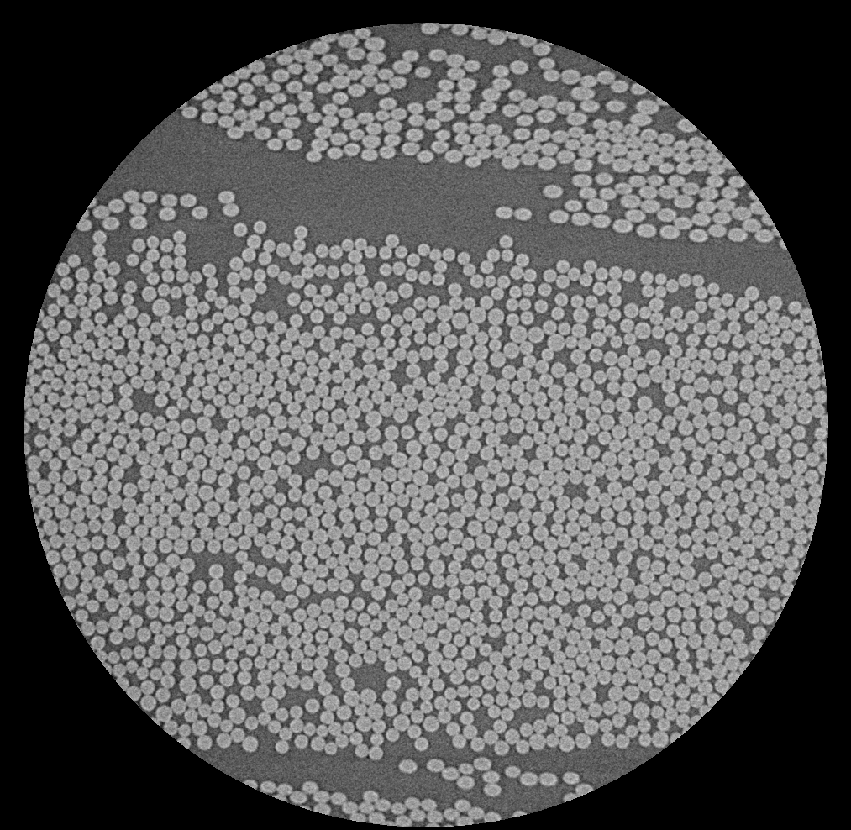
#> input picture 02506/Week01/week1/fibres_xcth.png, 851 x 830 px, shrunk from 1013 x 988 before the run
$ python image_convolution_exercise.py
#> lines starting #> are read from the running program, lines starting #| are printed output that depends on the picture
#!/usr/bin/env python3
# -*- coding: utf-8 -*-
"""
Created on Sat Jan 30 11:17:42 2021

@author: abda
"""

import numpy as np
import scipy.ndimage
import skimage.io
import matplotlib.pyplot as plt

# image_convolution_exercise
#%% Read in image data
data_path = "../week1/"
im_name = "fibres_xcth.png"

im = skimage.io.imread(data_path + im_name).astype(float)
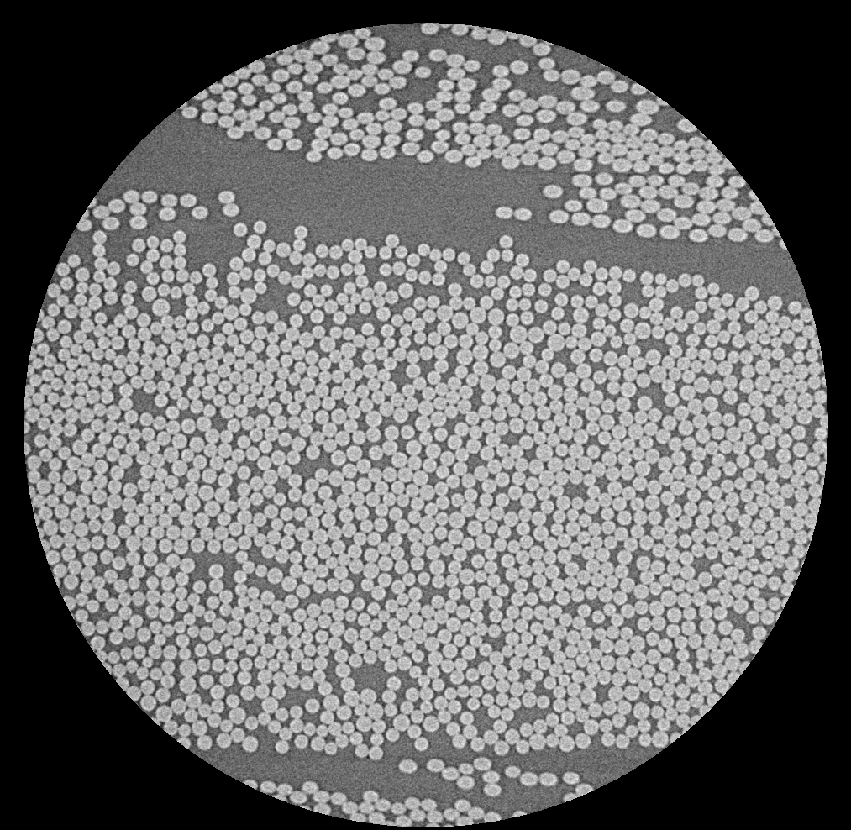
#> im: shape (830, 851) float64; min 0, max 56436, mean 24019.7; drawn with min black and max white

# fig, ax = plt.subplots(1)
# ax.imshow(im)

#%% Compute Gaussian kernels


def gauss_kernels(sigma, size=4):
    s = np.ceil(np.max([sigma * size, size]))
    x = np.arange(-s, s + 1)
    x = x.reshape(x.shape + (1,))
    g = np.exp(-(x**2) / (2 * sigma * sigma))
    g /= np.sum(g)
    dg = -x / (sigma * sigma) * g
    ddg = -1 / (sigma * sigma) * g - x / (sigma * sigma) * dg
    return g, dg, ddg


sigma = 2
g, dg, ddg = gauss_kernels(sigma)

size = 4
s = np.ceil(np.max([sigma * size, size]))
x = np.arange(-s, s + 1)
x = x.reshape(x.shape + (1,))

# fig, ax = plt.subplots(1,3)
# ax[0].plot(x,g)
# ax[0].set_title('Gaussian')
# ax[0].set_ylim(-np.max(g),np.max(g))
# ax[1].plot(x,dg)
# ax[1].set_title('1st order derivative')
# ax[1].set_ylim(-np.max(g),np.max(g))
# ax[2].plot(x,ddg)
# ax[2].set_title('2nd order derivative')
# ax[2].set_ylim(-np.max(g),np.max(g))
# plt.show()


#%% Comptue the 2D Gaussian kernel

g2d = np.outer(g, g)
x = np.outer(np.linspace(0, g2d.shape[0], g2d.shape[0]), np.ones(g2d.shape[0]))
y = x.copy().T  # transpose
z = g2d

# [6 lines of commented-out code are left out]

im_g_2d = scipy.ndimage.convolve(im, g2d)
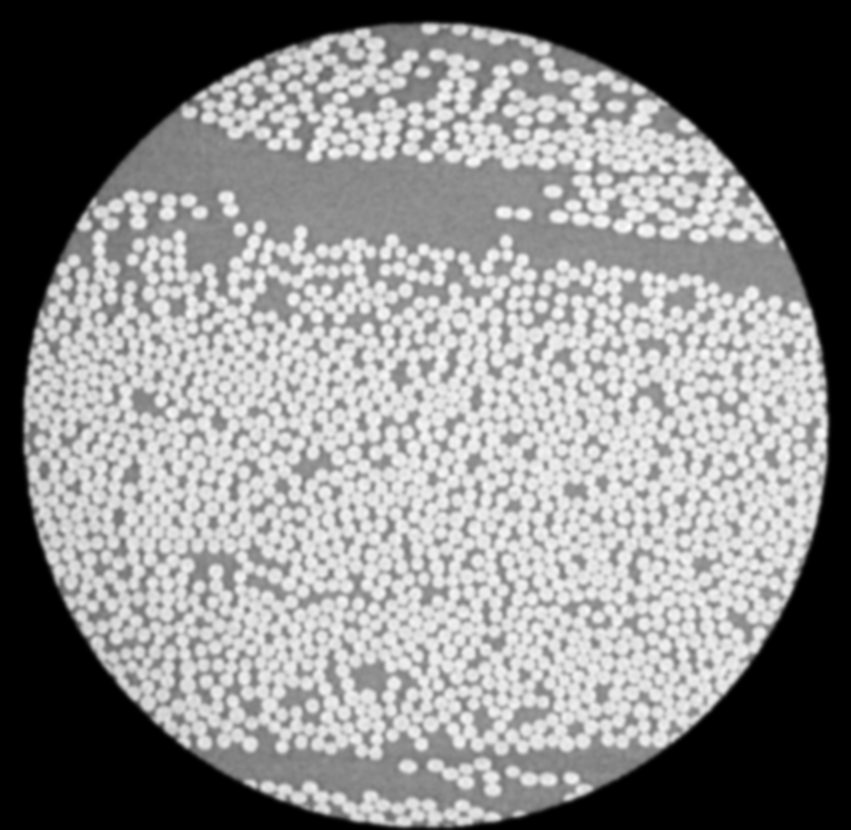
#> im_g_2d: shape (830, 851) float64; min 0, max 45198, mean 24019.7; drawn with min black and max white
im_g_two_1d = scipy.ndimage.convolve(scipy.ndimage.convolve(im, g), g.T)


# fig, ax = plt.subplots(1)
# ax.imshow(im_g_2d-im_g_two_1d)
# plt.show()

# %% 1.2 Derivative by Gaussian and central difference
# Shows that the small derivative is going to give the same result whereas
# larger kernels will give a smoother result for the Gaussian

sigma = 0.2
g, dg, ddg = gauss_kernels(sigma)

k = np.array([[0.5, 0, -0.5]]).T
im_dx_g = scipy.ndimage.convolve(scipy.ndimage.convolve(im, dg), g.T)
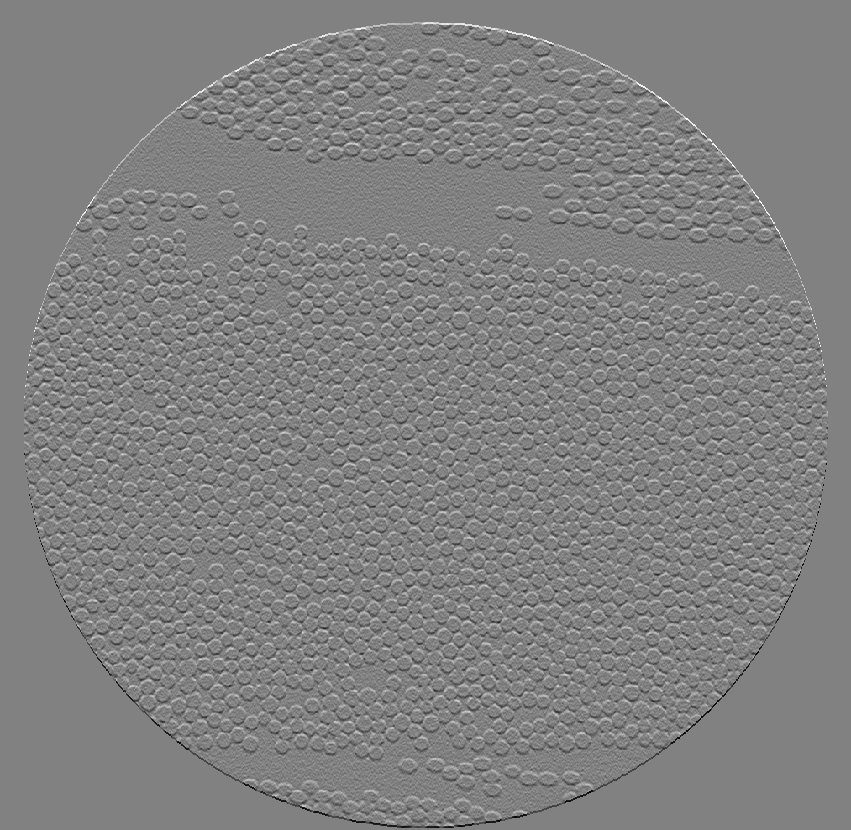
#> im_dx_g: shape (830, 851) float64; min -4.69, max 4.57, mean -2.25e-18; drawn with min black and max white
im_dx_c = scipy.ndimage.convolve(im, k)

# fig, ax = plt.subplots(1,2)
# ax[0].imshow(im_dx_g)
# ax[1].imshow(im_dx_c)
# plt.show()

#%% 1.3 Large convolution of t = 20 equal to 10 convolutions of t = 2

t = 20
sigma_20 = np.sqrt(t)
size = 5
g20 = gauss_kernels(sigma_20, size=size)[0]

im_20 = scipy.ndimage.convolve(scipy.ndimage.convolve(im, g20), g20.T)
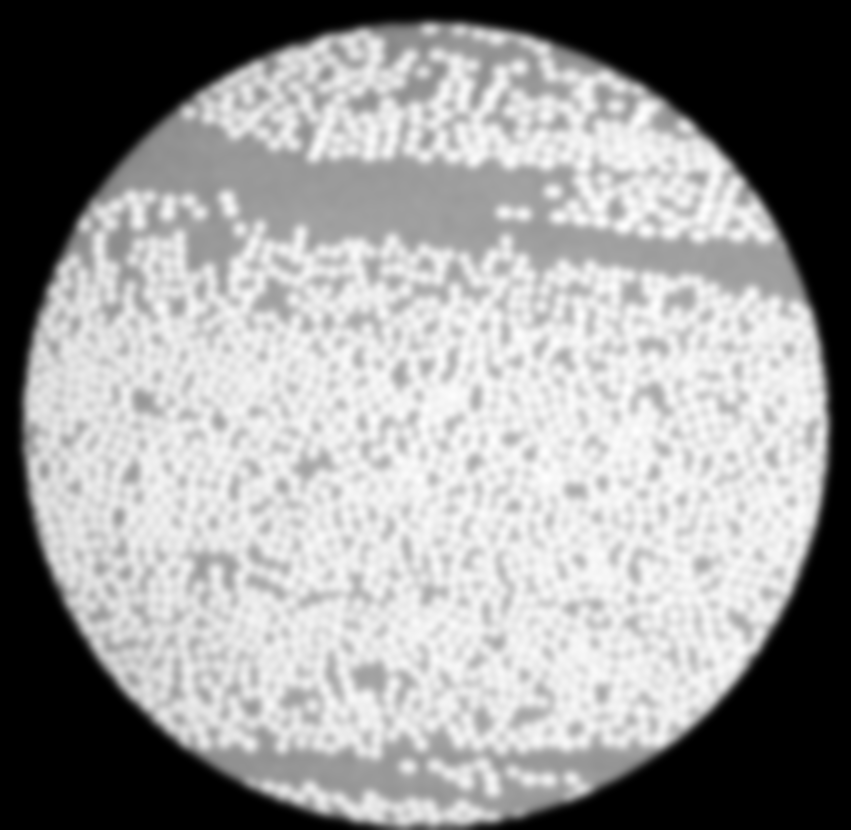
#> im_20: shape (830, 851) float64; min 0, max 40262.7, mean 24019.7; drawn with min black and max white

t = 2
sigma_2 = np.sqrt(t)
g2 = gauss_kernels(sigma_2, size=size)[0]

im_2_times_10 = scipy.ndimage.convolve(scipy.ndimage.convolve(im, g2), g2.T)
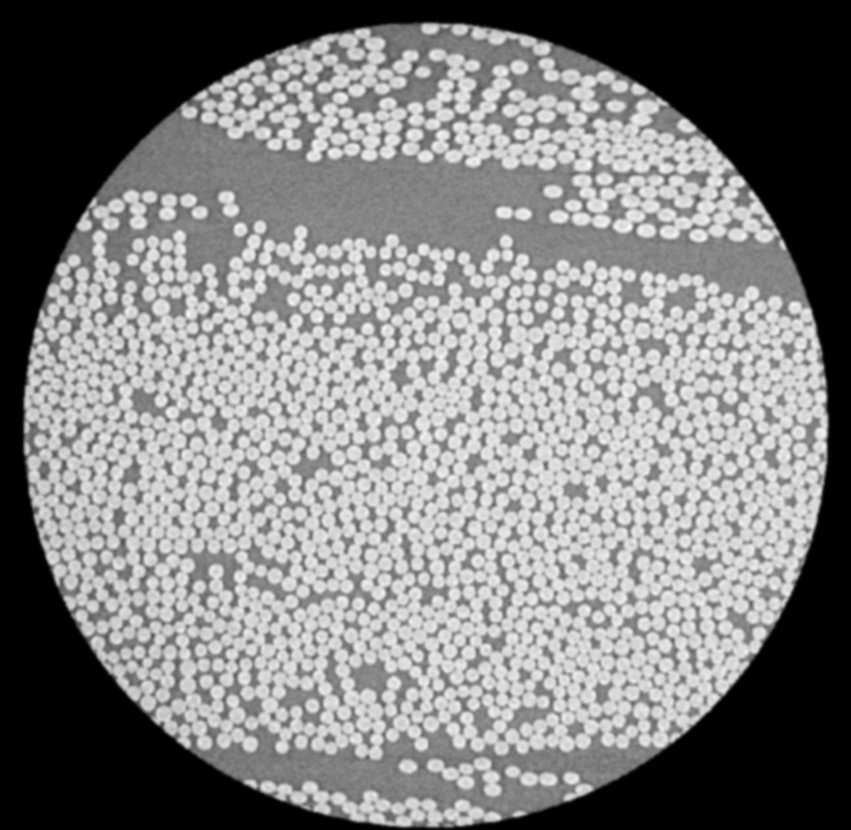
#> im_2_times_10: shape (830, 851) float64; min 0, max 48043.1, mean 24019.7; drawn with min black and max white
for i in range(1, 10):
    im_2_times_10 = scipy.ndimage.convolve(
        scipy.ndimage.convolve(im_2_times_10, g2), g2.T
    )


# fig, ax = plt.subplots(1,3)
# ax[0].imshow(im_20)
# ax[1].imshow(im_2_times_10)
# ax[2].imshow(im_20-im_2_times_10)
# plt.show()

#%% Large derivative with t = 20 compared to Gaussian and small derivative with t = 10

t = 20
sigma_20 = np.sqrt(t)
size = 5
g20, dg20 = gauss_kernels(sigma_20, size=size)[:2]

t = 10
sigma_10 = np.sqrt(t)
g10, dg10 = gauss_kernels(sigma_10, size=size)[:2]


im_x_20 = scipy.ndimage.convolve(scipy.ndimage.convolve(im, dg20), g20.T)
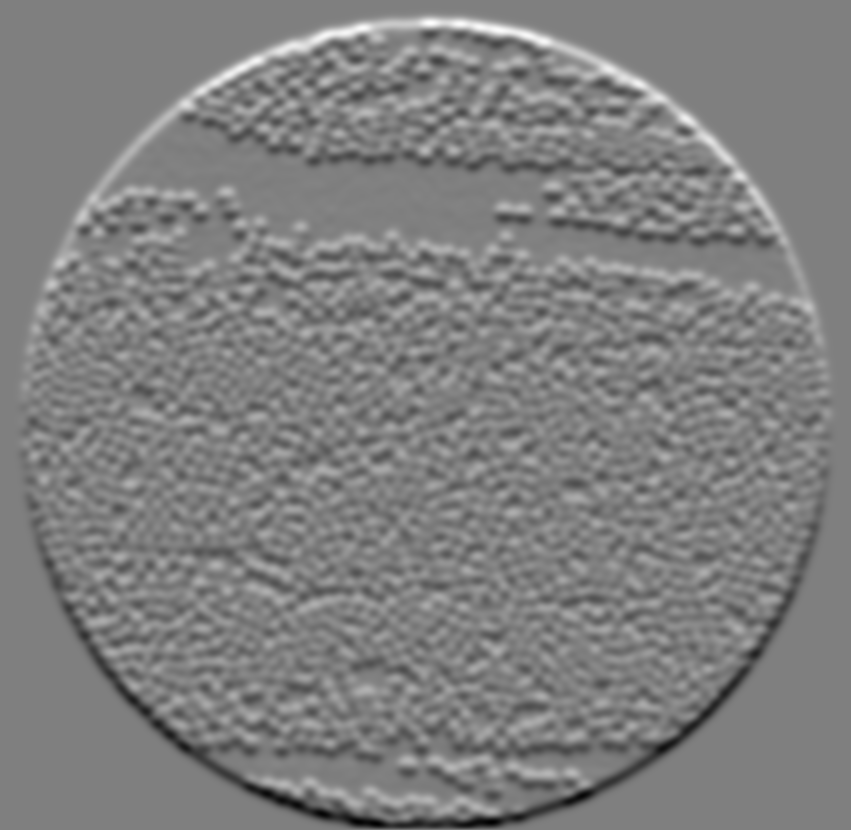
#> im_x_20: shape (830, 851) float64; min -3357.3, max 3351.4, mean 2.2; drawn with min black and max white
im_x_10_times_2 = scipy.ndimage.convolve(scipy.ndimage.convolve(im, g10), g10.T)
im_x_10_times_2 = scipy.ndimage.convolve(
    scipy.ndimage.convolve(im_x_10_times_2, dg10), g10.T
)

fig, ax = plt.subplots(1, 3, figsize=(15, 5))
pos0 = ax[0].imshow(im_x_20)
fig.colorbar(pos0, ax=ax[0], shrink=0.65)
pos1 = ax[1].imshow(im_x_10_times_2)
fig.colorbar(pos1, ax=ax[1], shrink=0.65)
pos2 = ax[2].imshow(im_x_20 - im_x_10_times_2)
fig.colorbar(pos2, ax=ax[2], shrink=0.65)

plt.show()
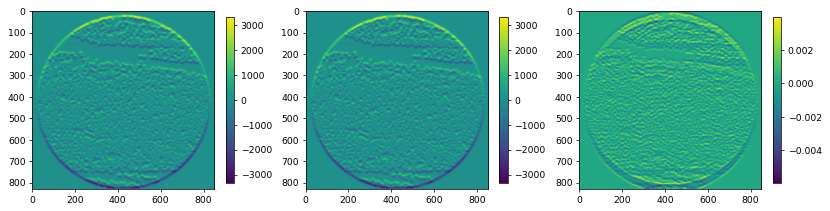
#> figure drawn by matplotlib, 6 panels
